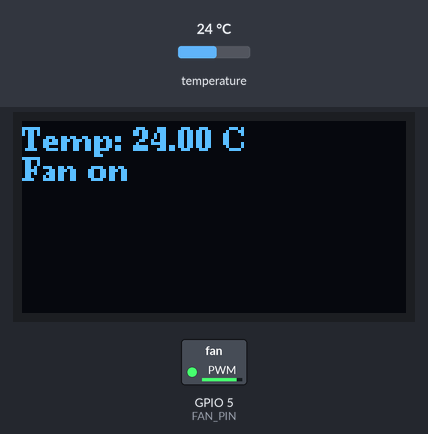
This sketch was run on a simulated ESP32. Parts: 128×64 one-colour display, switched loads named in the sketch (green lamp = pin HIGH). The test bench sets the inputs (shaded band); at power-on: temperature 24 °C. What the sketch prints to the serial monitor is not drawn.

Above: at 2.8 s.
2.9 s: temperature set to 21.4 °C
At 3.9 s:
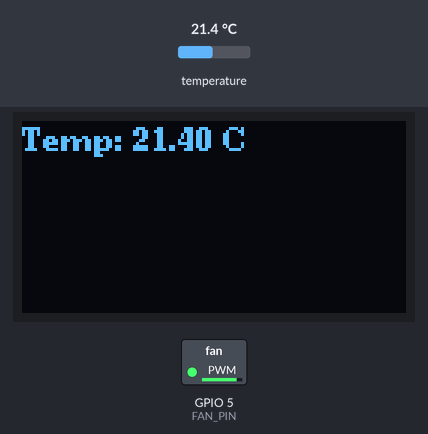
4.5 s: temperature set to 20.1 °C
At 6.3 s:
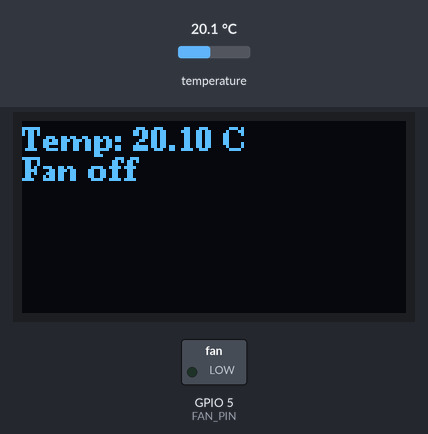
6.6 s: temperature set to 22.2 °C
At 7.5 s:
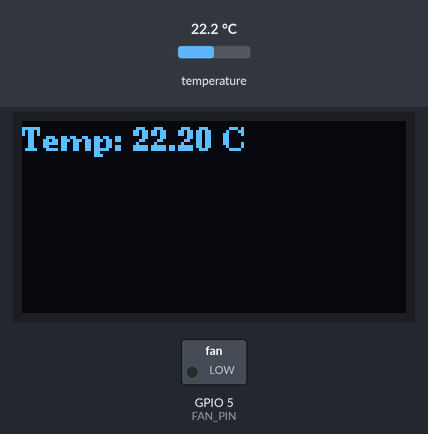
8.6 s: temperature set to 23.7 °C
At 10.1 s:
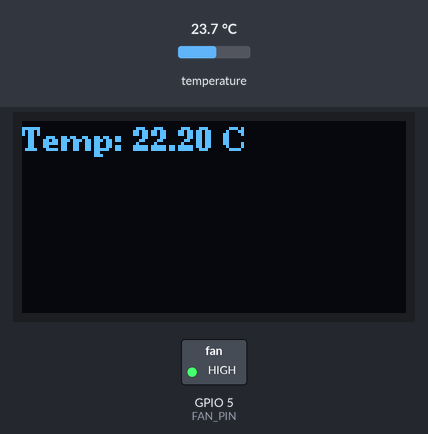
Timing chart, 0 to 12.7 s (numbered marks = the images above; inputs shaded):
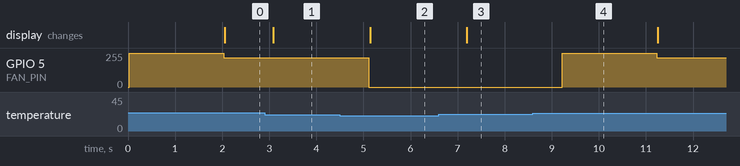

The sketch:

fan_cooler.ino
```cpp
#include <Adafruit_BME280.h>
#include <Adafruit_Sensor.h>
#include <Arduino.h>
#include <U8g2lib.h>
#include <Wire.h>

U8G2_SSD1306_128X64_NONAME_F_HW_I2C u8g2(
    U8G2_R0, /* clock=*/SCL, /* data=*/SDA,
    /* reset=*/U8X8_PIN_NONE);  // High speed I2C
Adafruit_BME280 bme;

const uint8_t FAN_PWM_CHANNEL = 0;
const uint8_t FAN_PIN = 5;

void setup(void) {
  Serial.begin(115200);
  while (!Serial) {
    delay(10);
  };
  if (!u8g2.begin()) {
    Serial.println("Failed to initialize OLED.");
  }
  if (!bme.begin(BME280_ADDRESS_ALTERNATE)) {
    Serial.println("Failed to initialize BME280 temperature sensor");
    Serial.print("SensorID was: 0x");
    Serial.println(bme.sensorID(), 16);
    while (1) {
      delay(100);
    }
  }
  ledcSetup(/*channel=*/FAN_PWM_CHANNEL, /*freq=*/15000,
            /*resolution_bits=*/8);
  ledcAttachPin(FAN_PIN, FAN_PWM_CHANNEL);
  ledcWrite(FAN_PWM_CHANNEL, 0);
  Serial.println("Initialized!");
}

bool spinning = false;
const float OFF_TEMPERATURE = 21.0f;
const float ON_TEMPERATURE = 23.0f;

void loop(void) {
  u8g2.clearBuffer();
  u8g2.setFont(u8g2_font_ncenB08_tr);
  float temp = bme.readTemperature();
  char buffer[128];
  snprintf(buffer, sizeof(buffer), "Temp: %.02f ºC", temp);
  u8g2.drawStr(0, 10, buffer);
  bool fan_on = false;
  if (temp > ON_TEMPERATURE) {
    if (!spinning) {
      // TODO(bwatling): this should use a PID loop
      ledcWrite(FAN_PWM_CHANNEL, 255);
      delay(2000);
    }
    spinning = true;
    ledcWrite(FAN_PWM_CHANNEL, 220);
    Serial.println("Fan on");
    u8g2.drawStr(0, 20, "Fan on");
    fan_on = true;
  } else if (temp < OFF_TEMPERATURE) {
    spinning = false;
    ledcWrite(FAN_PWM_CHANNEL, 0);
    Serial.println("Fan off");
    u8g2.drawStr(0, 20, "Fan off");
  }
  u8g2.sendBuffer();
  Serial.print("Temperature = ");
  Serial.print(bme.readTemperature());
  Serial.println(" °C");
  delay(1000);
}
```

Measured:
- the behaviour switches between 21 and 20.9 °C on temperature (found by bisection; images 1 and 2)
- the behaviour switches between 23 and 23.1 °C on temperature (found by bisection; images 3 and 4)
- after the input at 2.9 s, the display: changes after 0.18 s (image 1)
- after the input at 4.5 s, GPIO 5 (FAN_PIN): 219/255 → 0/255 after 0.62 s; the display: changes after 0.64 s (image 2)
- after the input at 6.6 s, the display: changes after 0.60 s (image 3)
- after the input at 8.6 s, GPIO 5 (FAN_PIN): 0/255 → 255/255 after 0.63 s, → 219/255 2.0 s later
